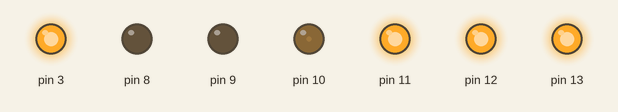
This sketch was run on a simulated Arduino Uno, built with avr-gcc and run on an emulated ATmega328P. Shown: output pins drawn as LEDs (lit = HIGH).

Above: at 0.15 s.
At 5.91 s:
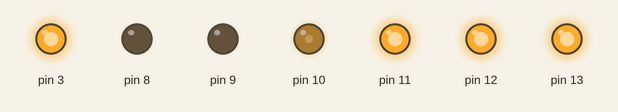
At 10.15 s:
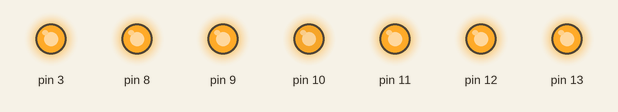
At 19.85 s:
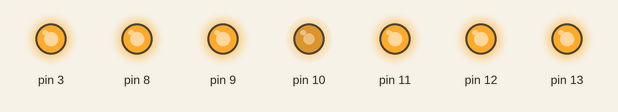
At 28.34 s:
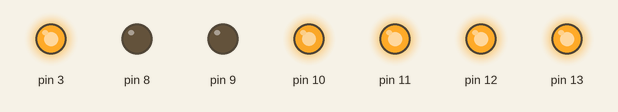
At 39.55 s:
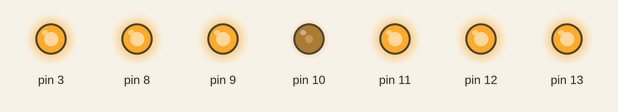
Timing chart, 0 to 40.0 s (numbered marks = the images above):
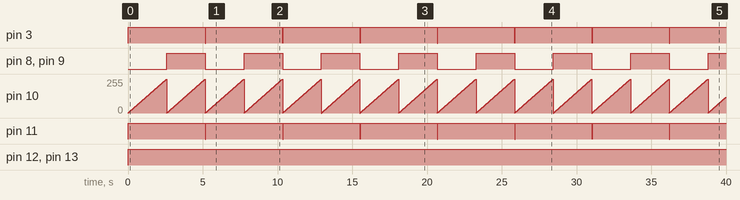

The sketch:

MotorShieldExample.ino
```cpp
#include "MotorShield.h"

int t = 0;
void setup()
{
  MS_init();
  pinMode(10, OUTPUT);
}

int gostop = 1;

void loop()
{
  if(gostop == 1)
  {
    MS_go();
  }
  else
  {
    MS_stop();
  }
  MS_setSpeed(t);
  MS_setDirection(t/255.0f);

  analogWrite(10, t);

  if(t == 255)
  {
    t = 0;
    gostop = 1-gostop;
  }
  else
  {
    ++t;
  }
  delay(10);
}
```

MotorShield.cpp
```cpp
#include "Arduino.h"
#include "MotorShield.h"

static int current_speed   = 0;
static float current_dir = 0;

/*
  RESET MOTOR SHILED DIGITAL IO

  i)  Don't Use Pin 3, 8, 9, 11, 12, 13.
      This is pre-processed pin for Motor Shield

  ii) Place this function at void(setup). Please.
      Before you use these function, you have to
      initialize them.
*/
void MS_init(void)
{
  // MS PWM
  pinMode(3 , OUTPUT);
  pinMode(11, OUTPUT);

  // BRAKE
  pinMode(9, OUTPUT);
  pinMode(8, OUTPUT);

  // DIRECTION
  pinMode(12, OUTPUT);
  pinMode(13, OUTPUT);
}

/*
  ABOUT MS_ACCEL

  This will turn on motor.
  Brake will be break. (Unlock brake as LOW)
*/
void MS_accel(int m_channel, int m_direction, int m_speed)
{
  if(m_channel)
  {
    // CH_B
    if(m_direction)
    {
      // BACKWARD
      digitalWrite(13, LOW);
    }
    else
    {
      // Forward
      digitalWrite(13, HIGH);
    }
    digitalWrite(8 , LOW);
    digitalWrite(11, m_speed);
  }
  else
  {
    // CH_A
    if(m_direction)
    {
      // BACKWARD
      digitalWrite(12, LOW);
    }
    else
    {
      // Forward
      digitalWrite(12, HIGH);
    }
    digitalWrite(9, LOW);
    digitalWrite(3, m_speed);
  }
}

/*
  ABOUT MS_BRAKE

  This will stop your motor.
*/
void MS_brake(int m_channel)
{
  if(m_channel)
  {
    // CH_B
    digitalWrite(8, HIGH);
  }
  else
  {
    // CH_A
    digitalWrite(9, HIGH);
  }
}

void MS_go(void)
{
  MS_accel(CH_A, FORWARD, int(+current_dir*current_speed/2.0 + current_speed));
  MS_accel(CH_B, FORWARD, int(-current_dir*current_speed/2.0 + current_speed));
}

void MS_stop(void)
{
  MS_brake(CH_A);
  MS_brake(CH_B);
}

/*
  ABOUT TURN
*/
void MS_setDirection(float dir)
{
  current_dir = dir;
}

void MS_setSpeed(int m_speed)
{
  current_speed = m_speed;
}
```

MotorShield.h
```cpp
#ifndef MOTOR_SHIELD_H
#define MOTOR_SHIELD_H

#include "Arduino.h"

#define CH_A 0 // LEFT CHANNEL
#define CH_B 1 // RIGHT CHANNEL
#define FORWARD  0
#define BACKWARD 1
#define LEFT 0
#define RIGHT 1

/*
  RESET MOTOR SHILED DIGITAL IO

  i)  Don't Use Pin 3, 8, 9, 11, 12, 13.
      This is pre-processed pin for Motor Shield

  ii) Place this function at void(setup). Please.
      Before you use these function, you have to
      initialize them.
*/
/*
  SYSTEM API
*/
void MS_init(void);
//static void MS_accel(int m_channel, int m_direction, int m_speed);
//static void MS_brake(int m_channel);

/*
  INTERFACE

  USE THIS. Don't use above code.
*/
void MS_go(void);
void MS_stop(void);

void MS_setDirection(float dir);
void MS_setSpeed(int m_speed);

#endif
```

Measured:
- by itself, pin 3: alternates HIGH for 5.2 s and LOW for 0.01 s
- by itself, pin 8, pin 9: alternates HIGH for 2.6 s and LOW for 2.6 s
- by itself, pin 10: ramps from 0/255 to 255/255 and jumps back, once every 2.6 s
- by itself, pin 11: alternates HIGH for 5.2 s and LOW for 0.02 s
- by itself, pin 12, pin 13: LOW → HIGH at 0.00 s
